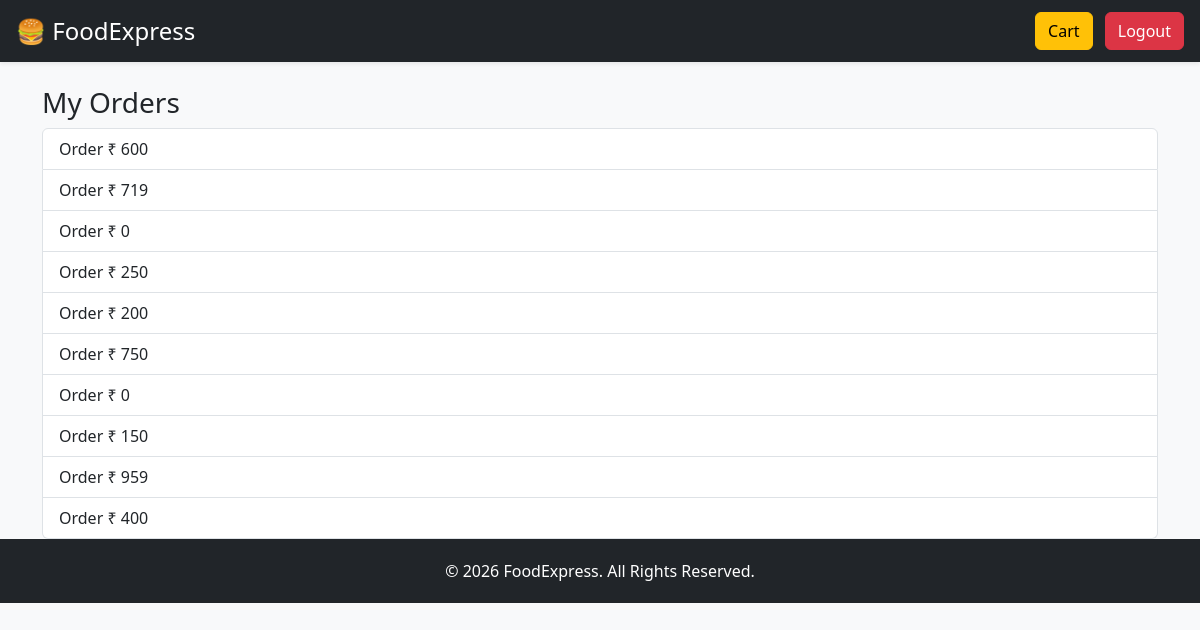
Page /orders (signed in) on the committed database.
### app.py (models this page shows)
class Order(db.Model):
    id = db.Column(db.Integer, primary_key=True)
    user = db.Column(db.String(100))
    total = db.Column(db.Integer)

### app.py (the view)
@app.route('/orders')
def orders():
    orders = Order.query.filter_by(user=session.get('user')).all()
    return render_template('orders.html', orders=orders)

### templates/orders.html (shortened to what this page needs)
<!DOCTYPE html>
<html lang="en">
<head>
</head>
<body>
{% extends 'base.html' %}
{% block content %}
<h3>My Orders</h3>
<ul class="list-group">
{% for o in orders %}
<li class="list-group-item">
Order ₹ {{ o.total }}
</li>
{% endfor %}
</ul>
{% endblock %}

### static/css/style.css (style rules this page uses)
body { background: #f8f9fa; }

### rows in the picture
Order: total "600"
Order: total "719"
Order: total "0"
Order: total "250"
Order: total "200"
Order: total "750"
Order: total "0"
Order: total "150"
Order: total "959"
Order: total "400"
